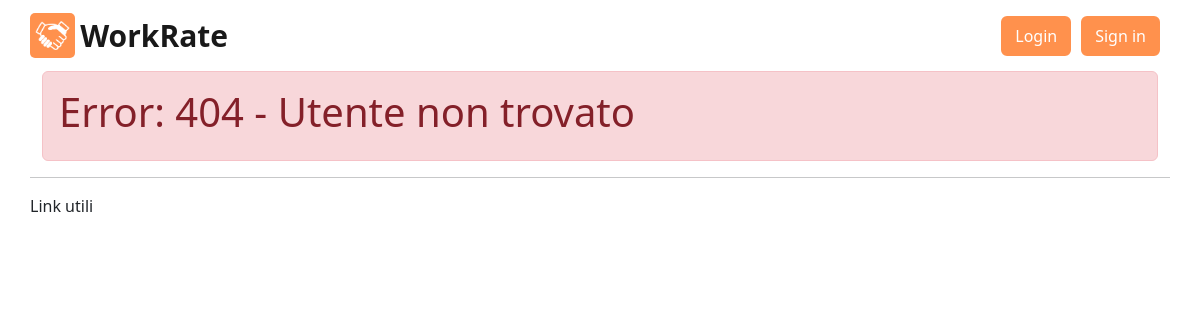
Before: /utente/mariorossi/ with the older database file.
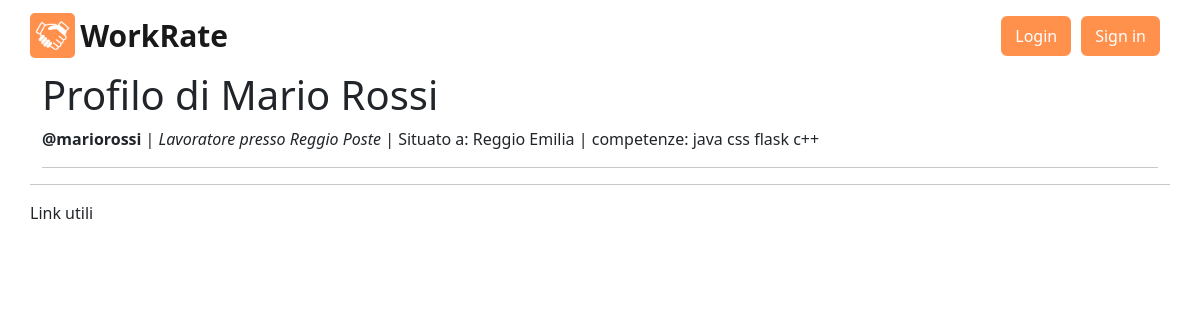
After: the same page with the newer database file.
### utente/models.py (models this page shows)
class Utente(AbstractUser):
    nome = models.CharField('nome', max_length=100)
    citta = models.CharField('citta', max_length=100)
    is_azienda = models.BooleanField('is_azienda', default=False)
    tag = models.CharField('tag', max_length=100, default=None, blank=True, null=True)
    class Meta:
        verbose_name = 'Utente'
        verbose_name_plural = 'Utenti'

### utente/views.py (the view)
# urls.py: path('<str:username>/', ProfiloCercato, name='profilo_cercato'),
def ProfiloCercato(request, username):
    utenti = Utente.objects.filter(username=username)
    if utenti.exists():
        utente = utenti.first()
        Error404Msg = None
    else:
        utente = None
        Error404Msg = 'Error: 404 - Utente non trovato'
    return render(request, 'utente/profiloCercato/profilo.html', {'utente': utente, 'message': Error404Msg})

### utente/templates/utente/profiloCercato/profilo.html (shortened to what this page needs)
{% extends "main_page.html" %}
{% block head %}
    {% load static %}
    {% if utente.is_azienda %}
        <link rel="stylesheet" href="{% static 'css/profilo/styleAzienda.css' %}">
    {% else %}
        <link rel="stylesheet" href="{% static 'css/profilo/styleLavoratore.css' %}">
    {% endif %}
{% endblock head %}
{% block content %}
    {% include "main_components/navbar.html" %}
    {% include "utente/profiloCercato/profiloCercato.html" %}
    {% include "main_components/footer.html" %}
{% endblock content %}

### templates/main_page.html (shortened to what this page needs)
<!DOCTYPE html>
<html>
<head>
    <link href="https://cdn.jsdelivr.net/npm/bootstrap@5.2.2/dist/css/bootstrap.min.css" rel="stylesheet" />
    {% block head %} {% endblock %}
</head>
<body>
    <div class="container-fluid" style="max-width: 97%;">
        {% block content %} {% endblock %}
    </div>
</body>
</html>

### templates/main_components/navbar.html
{% load static %}
<nav class="navbar">
    <a class="navbar-brand" href="{% url 'home' %}">
        <img src="{% static 'imgs/home/logo.png' %}" class="d-inline-block align-top logo-navbar" alt="">
        <span class="workrate">WorkRate</span>
    </a>
    <div class="my-2 my-lg-0 d-flex">
        {% if user.is_authenticated %}
        <div class="logout-form">
            <a href="{% url 'logout' %}"><button class="logout-btn" type="submit">Logout</button></a>
        </div>
        <a href="{% url 'profilo' %}">
            <img class='rounded-circle' src='https://placehold.co/40'>
        </a>
        {% else %}
        <a href="{% url 'login' %}"><button class="btn btn-primary my-2 my-sm-0 workrate-orange" type="submit">Login</button></a>
        <a href="{% url 'registrazione' %}"><button class="btn btn-primary my-2 my-sm-0 workrate-orange" type="submit">Sign in</button></a>
        {% endif %}
    </div>
  </nav>

### utente/templates/utente/profiloCercato/profiloCercato.html
<div class='container'>
    {% if message %}
    <div class="alert alert-danger">
        <h1>{{ message }}</h1>
    </div>
    {% else %}
    <h1>Profilo di {{ utente.nome }}</h1>
    <p><b>@{{ utente.username }}</b> | <i>Lavoratore presso Reggio Poste</i> | Situato a: {{ utente.citta }} |
        competenze: {% if utente.tag %} {{ utente.tag }} {% else %} nessuna competenza {% endif %}
    </p>
    <hr>
    {% endif %}
</div>

### templates/main_components/footer.html
<hr>
<footer>
    Link utili <br>
</footer>

### static/css/profilo/styleLavoratore.css (style rules this page uses)
body { color: #212529; margin: auto; }
.logo-navbar { width: 45px; height: 45px; border-radius: 5px; }
.workrate { font-weight: bold; font-size: 30px; }
.workrate-orange { background-color: #FF914D; border: 2px solid #FF914D; margin-right: 10px; }

Changed rows visible on the page:
added Utente: nome "Mario Rossi", username "mariorossi", citta "Reggio Emilia", tag "java css flask c++"
Other visible differences:
{{ message }}: "Error: 404 - Utente non trovato" → (not shown)
text now shown: "Profilo di @ | Lavoratore presso Reggio Poste | Situato a: | competenze:"
